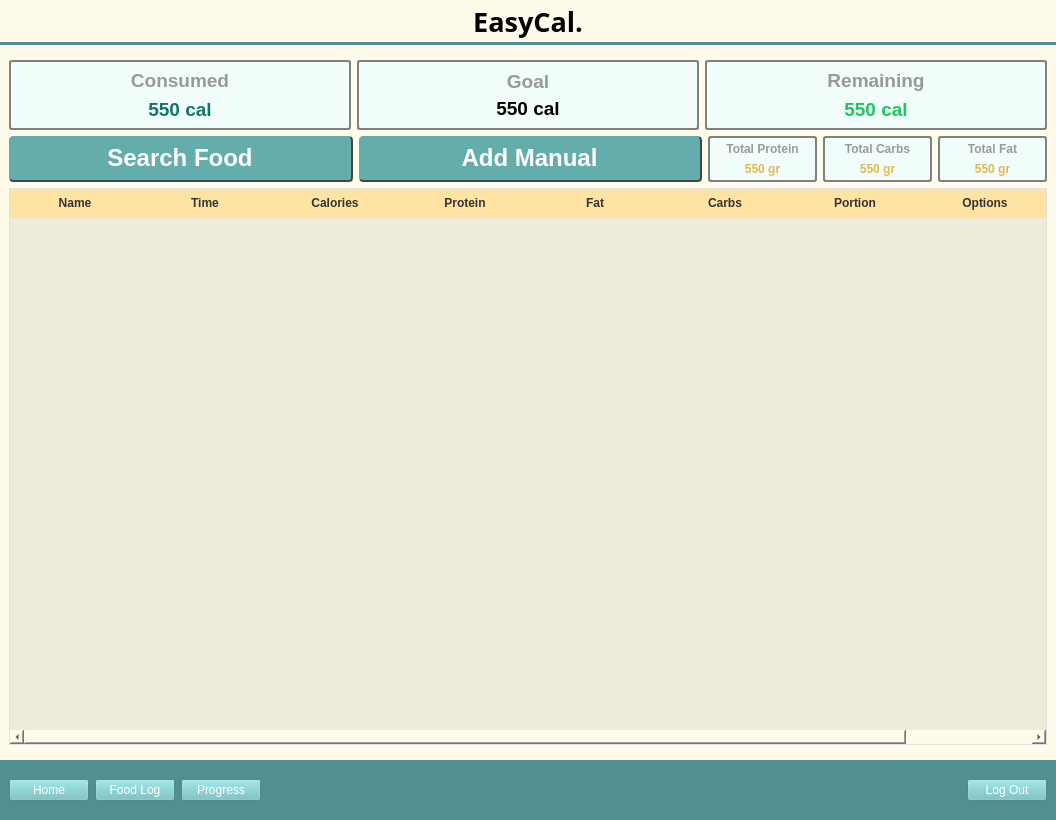
<?xml version="1.0" encoding="UTF-8"?>
<ui version="4.0">
 <class>MainWindow</class>
 <widget class="QMainWindow" name="MainWindow">
  <property name="geometry">
   <rect>
    <x>0</x>
    <y>0</y>
    <width>1056</width>
    <height>820</height>
   </rect>
  </property>
  <property name="windowTitle">
   <string>MainWindow</string>
  </property>
  <property name="styleSheet">
   <string notr="true">background-color: rgb(254,251,234);</string>
  </property>
  <widget class="QWidget" name="centralwidget">
   <layout class="QVBoxLayout" name="verticalLayout">
    <property name="leftMargin">
     <number>0</number>
    </property>
    <property name="topMargin">
     <number>0</number>
    </property>
    <property name="rightMargin">
     <number>0</number>
    </property>
    <property name="bottomMargin">
     <number>0</number>
    </property>
    <item>
     <widget class="QWidget" name="header" native="true">
      <property name="minimumSize">
       <size>
        <width>0</width>
        <height>45</height>
       </size>
      </property>
      <property name="maximumSize">
       <size>
        <width>16777215</width>
        <height>45</height>
       </size>
      </property>
      <property name="styleSheet">
       <string notr="true"/>
      </property>
      <layout class="QVBoxLayout" name="verticalLayout_2">
       <property name="spacing">
        <number>0</number>
       </property>
       <property name="leftMargin">
        <number>0</number>
       </property>
       <property name="topMargin">
        <number>0</number>
       </property>
       <property name="rightMargin">
        <number>0</number>
       </property>
       <property name="bottomMargin">
        <number>0</number>
       </property>
       <item>
        <widget class="QLabel" name="title">
         <property name="sizePolicy">
          <sizepolicy hsizetype="Preferred" vsizetype="Preferred">
           <horstretch>0</horstretch>
           <verstretch>0</verstretch>
          </sizepolicy>
         </property>
         <property name="font">
          <font>
           <family>Sitka Banner</family>
           <pointsize>20</pointsize>
           <weight>75</weight>
           <bold>true</bold>
          </font>
         </property>
         <property name="text">
          <string>EasyCal.</string>
         </property>
         <property name="alignment">
          <set>Qt::AlignCenter</set>
         </property>
        </widget>
       </item>
       <item>
        <widget class="Line" name="line">
         <property name="styleSheet">
          <string notr="true">background-color: rgb(82, 143, 145);</string>
         </property>
         <property name="lineWidth">
          <number>0</number>
         </property>
         <property name="orientation">
          <enum>Qt::Horizontal</enum>
         </property>
        </widget>
       </item>
      </layout>
     </widget>
    </item>
    <item>
     <widget class="QWidget" name="main_body" native="true">
      <property name="sizePolicy">
       <sizepolicy hsizetype="Preferred" vsizetype="Expanding">
        <horstretch>0</horstretch>
        <verstretch>0</verstretch>
       </sizepolicy>
      </property>
      <property name="styleSheet">
       <string notr="true"/>
      </property>
      <layout class="QVBoxLayout" name="verticalLayout_9">
       <item>
        <widget class="QWidget" name="calorieboxs" native="true">
         <layout class="QHBoxLayout" name="horizontalLayout">
          <property name="leftMargin">
           <number>0</number>
          </property>
          <property name="topMargin">
           <number>0</number>
          </property>
          <property name="rightMargin">
           <number>0</number>
          </property>
          <property name="bottomMargin">
           <number>0</number>
          </property>
          <item>
           <widget class="QWidget" name="consumbedbox" native="true">
            <property name="minimumSize">
             <size>
              <width>220</width>
              <height>0</height>
             </size>
            </property>
            <property name="styleSheet">
             <string notr="true">QWidget {
	border: 2px solid grey;
	background-color: #F0FDFA;
	border-radius: 3px;
}

Qlabel {
	border: none; 
	background-color: rgb(255, 255, 255);
}</string>
            </property>
            <layout class="QVBoxLayout" name="verticalLayout_3">
             <item>
              <widget class="QLabel" name="consumed">
               <property name="font">
                <font>
                 <family>MS Shell Dlg 2</family>
                 <pointsize>14</pointsize>
                 <weight>75</weight>
                 <bold>true</bold>
                 <kerning>true</kerning>
                </font>
               </property>
               <property name="styleSheet">
                <string notr="true">color: rgb(153, 153, 153);
border: none;</string>
               </property>
               <property name="text">
                <string>Consumed</string>
               </property>
               <property name="alignment">
                <set>Qt::AlignCenter</set>
               </property>
              </widget>
             </item>
             <item>
              <widget class="QLabel" name="calorie_2">
               <property name="minimumSize">
                <size>
                 <width>120</width>
                 <height>0</height>
                </size>
               </property>
               <property name="font">
                <font>
                 <pointsize>14</pointsize>
                 <weight>75</weight>
                 <bold>true</bold>
                </font>
               </property>
               <property name="styleSheet">
                <string notr="true">color: #0F766E;
border: none;</string>
               </property>
               <property name="text">
                <string>550 cal</string>
               </property>
               <property name="alignment">
                <set>Qt::AlignCenter</set>
               </property>
              </widget>
             </item>
            </layout>
           </widget>
          </item>
          <item>
           <widget class="QWidget" name="goalbox" native="true">
            <property name="styleSheet">
             <string notr="true">QWidget {
	border: 2px solid grey;
	background-color: #F0FDFA;
	border-radius: 3px;
}

Qlabel {
	border: none; 
	background-color: rgb(255, 255, 255);
}</string>
            </property>
            <layout class="QVBoxLayout" name="verticalLayout_4">
             <property name="spacing">
              <number>2</number>
             </property>
             <item>
              <widget class="QLabel" name="goal">
               <property name="font">
                <font>
                 <family>MS Shell Dlg 2</family>
                 <pointsize>14</pointsize>
                 <weight>75</weight>
                 <bold>true</bold>
                 <kerning>true</kerning>
                </font>
               </property>
               <property name="styleSheet">
                <string notr="true">color: rgb(153, 153, 153);
border: none;</string>
               </property>
               <property name="text">
                <string>Goal</string>
               </property>
               <property name="alignment">
                <set>Qt::AlignCenter</set>
               </property>
              </widget>
             </item>
             <item>
              <widget class="QLabel" name="calorie_3">
               <property name="minimumSize">
                <size>
                 <width>120</width>
                 <height>0</height>
                </size>
               </property>
               <property name="font">
                <font>
                 <pointsize>14</pointsize>
                 <weight>75</weight>
                 <bold>true</bold>
                </font>
               </property>
               <property name="styleSheet">
                <string notr="true">color: black;
border: none;</string>
               </property>
               <property name="text">
                <string>550 cal</string>
               </property>
               <property name="alignment">
                <set>Qt::AlignCenter</set>
               </property>
              </widget>
             </item>
            </layout>
           </widget>
          </item>
          <item>
           <widget class="QWidget" name="remainingbox" native="true">
            <property name="styleSheet">
             <string notr="true">QWidget {
	border: 2px solid grey;
	background-color: #F0FDFA;
	border-radius: 3px;
}

Qlabel {
	border: none; 
	background-color: rgb(255, 255, 255);
}</string>
            </property>
            <layout class="QVBoxLayout" name="verticalLayout_5">
             <item>
              <widget class="QLabel" name="remaining">
               <property name="font">
                <font>
                 <family>MS Shell Dlg 2</family>
                 <pointsize>14</pointsize>
                 <weight>75</weight>
                 <bold>true</bold>
                 <kerning>true</kerning>
                </font>
               </property>
               <property name="styleSheet">
                <string notr="true">color: rgb(153, 153, 153);
border: none;</string>
               </property>
               <property name="text">
                <string>Remaining</string>
               </property>
               <property name="alignment">
                <set>Qt::AlignCenter</set>
               </property>
              </widget>
             </item>
             <item>
              <widget class="QLabel" name="calorie">
               <property name="minimumSize">
                <size>
                 <width>120</width>
                 <height>0</height>
                </size>
               </property>
               <property name="font">
                <font>
                 <pointsize>14</pointsize>
                 <weight>75</weight>
                 <bold>true</bold>
                </font>
               </property>
               <property name="styleSheet">
                <string notr="true">color: #22C55E;
border: none;</string>
               </property>
               <property name="text">
                <string>550 cal</string>
               </property>
               <property name="alignment">
                <set>Qt::AlignCenter</set>
               </property>
              </widget>
             </item>
            </layout>
           </widget>
          </item>
         </layout>
        </widget>
       </item>
       <item>
        <widget class="QWidget" name="widget" native="true">
         <layout class="QHBoxLayout" name="horizontalLayout_2">
          <property name="leftMargin">
           <number>0</number>
          </property>
          <property name="topMargin">
           <number>0</number>
          </property>
          <property name="rightMargin">
           <number>0</number>
          </property>
          <property name="bottomMargin">
           <number>0</number>
          </property>
          <item>
           <widget class="QPushButton" name="searchfood">
            <property name="font">
             <font>
              <pointsize>18</pointsize>
              <weight>75</weight>
              <bold>true</bold>
             </font>
            </property>
            <property name="cursor">
             <cursorShape>PointingHandCursor</cursorShape>
            </property>
            <property name="styleSheet">
             <string notr="true">
QPushButton{
	background-color: rgb(100, 173, 173);
	border-radius: 4px;
    color: white;
    padding: 8px 12px;
    font-weight: bold;
    border-bottom: 2px solid #444;
    border-right: 2px solid #444;
}

QPushButton:hover {
    background-color: rgb(82, 143, 145);
}

QPushButton:pressed {
    background-color: rgb(80, 135, 135); 
    border-bottom: 1px solid #508080;
    border-right: 1px solid #508080;
}</string>
            </property>
            <property name="text">
             <string>Search Food</string>
            </property>
            <property name="icon">
             <iconset resource="rsc.qrc">
              <normaloff>:/Asset/Asset/search-icon-png-9978.png</normaloff>:/Asset/Asset/search-icon-png-9978.png</iconset>
            </property>
            <property name="iconSize">
             <size>
              <width>50</width>
              <height>50</height>
             </size>
            </property>
           </widget>
          </item>
          <item>
           <widget class="QPushButton" name="addmanual">
            <property name="font">
             <font>
              <pointsize>18</pointsize>
              <weight>75</weight>
              <bold>true</bold>
             </font>
            </property>
            <property name="cursor">
             <cursorShape>PointingHandCursor</cursorShape>
            </property>
            <property name="styleSheet">
             <string notr="true">
QPushButton{
	background-color: rgb(100, 173, 173);
	border-radius: 4px;
    color: white;
    padding: 8px 12px;
    font-weight: bold;
    border-bottom: 2px solid #444;
    border-right: 2px solid #444;
}

QPushButton:hover {
    background-color: rgb(82, 143, 145);
}

QPushButton:pressed {
    background-color: rgb(80, 135, 135); 
    border-bottom: 1px solid #508080;
    border-right: 1px solid #508080;
}</string>
            </property>
            <property name="text">
             <string>Add Manual</string>
            </property>
            <property name="icon">
             <iconset resource="rsc.qrc">
              <normaloff>:/Asset/Asset/plus-icon-13062.png</normaloff>:/Asset/Asset/plus-icon-13062.png</iconset>
            </property>
            <property name="iconSize">
             <size>
              <width>50</width>
              <height>50</height>
             </size>
            </property>
           </widget>
          </item>
          <item>
           <widget class="QWidget" name="protein" native="true">
            <property name="sizePolicy">
             <sizepolicy hsizetype="Preferred" vsizetype="Preferred">
              <horstretch>0</horstretch>
              <verstretch>0</verstretch>
             </sizepolicy>
            </property>
            <property name="maximumSize">
             <size>
              <width>109</width>
              <height>60</height>
             </size>
            </property>
            <property name="font">
             <font>
              <pointsize>9</pointsize>
             </font>
            </property>
            <property name="styleSheet">
             <string notr="true">QWidget {
	border: 2px solid grey;
	background-color: #F0FDFA;
	border-radius: 3px;
}

Qlabel {
	border: none; 
	background-color: none;
}</string>
            </property>
            <layout class="QVBoxLayout" name="verticalLayout_6">
             <property name="spacing">
              <number>0</number>
             </property>
             <property name="leftMargin">
              <number>3</number>
             </property>
             <property name="topMargin">
              <number>3</number>
             </property>
             <property name="rightMargin">
              <number>3</number>
             </property>
             <property name="bottomMargin">
              <number>3</number>
             </property>
             <item>
              <widget class="QLabel" name="totalprotein">
               <property name="font">
                <font>
                 <family>MS Shell Dlg 2</family>
                 <pointsize>9</pointsize>
                 <weight>75</weight>
                 <bold>true</bold>
                 <kerning>true</kerning>
                </font>
               </property>
               <property name="styleSheet">
                <string notr="true">color: rgb(153, 153, 153);
border: none;</string>
               </property>
               <property name="text">
                <string>Total Protein</string>
               </property>
               <property name="alignment">
                <set>Qt::AlignCenter</set>
               </property>
              </widget>
             </item>
             <item>
              <widget class="QLabel" name="proteingram">
               <property name="sizePolicy">
                <sizepolicy hsizetype="Ignored" vsizetype="Preferred">
                 <horstretch>0</horstretch>
                 <verstretch>0</verstretch>
                </sizepolicy>
               </property>
               <property name="minimumSize">
                <size>
                 <width>0</width>
                 <height>0</height>
                </size>
               </property>
               <property name="font">
                <font>
                 <pointsize>9</pointsize>
                 <weight>75</weight>
                 <bold>true</bold>
                </font>
               </property>
               <property name="styleSheet">
                <string notr="true">color: rgb(224, 185, 86);
border: none;</string>
               </property>
               <property name="text">
                <string>550 gr</string>
               </property>
               <property name="alignment">
                <set>Qt::AlignCenter</set>
               </property>
              </widget>
             </item>
            </layout>
           </widget>
          </item>
          <item>
           <widget class="QWidget" name="carbs" native="true">
            <property name="maximumSize">
             <size>
              <width>109</width>
              <height>60</height>
             </size>
            </property>
            <property name="styleSheet">
             <string notr="true">QWidget {
	border: 2px solid grey;
	background-color: #F0FDFA;
	border-radius: 3px;
}

Qlabel {
	border: none; 
	background-color: rgb(255, 255, 255);
}</string>
            </property>
            <layout class="QVBoxLayout" name="verticalLayout_7">
             <property name="spacing">
              <number>0</number>
             </property>
             <property name="leftMargin">
              <number>3</number>
             </property>
             <property name="topMargin">
              <number>3</number>
             </property>
             <property name="rightMargin">
              <number>3</number>
             </property>
             <property name="bottomMargin">
              <number>3</number>
             </property>
             <item>
              <widget class="QLabel" name="totalcarbs">
               <property name="font">
                <font>
                 <family>MS Shell Dlg 2</family>
                 <pointsize>9</pointsize>
                 <weight>75</weight>
                 <bold>true</bold>
                 <kerning>true</kerning>
                </font>
               </property>
               <property name="styleSheet">
                <string notr="true">color: rgb(153, 153, 153);
border: none;</string>
               </property>
               <property name="text">
                <string>Total Carbs</string>
               </property>
               <property name="alignment">
                <set>Qt::AlignCenter</set>
               </property>
              </widget>
             </item>
             <item>
              <widget class="QLabel" name="carbsgram">
               <property name="minimumSize">
                <size>
                 <width>0</width>
                 <height>0</height>
                </size>
               </property>
               <property name="font">
                <font>
                 <pointsize>9</pointsize>
                 <weight>75</weight>
                 <bold>true</bold>
                </font>
               </property>
               <property name="styleSheet">
                <string notr="true">color: rgb(224, 185, 86);
border: none;</string>
               </property>
               <property name="text">
                <string>550 gr</string>
               </property>
               <property name="alignment">
                <set>Qt::AlignCenter</set>
               </property>
              </widget>
             </item>
            </layout>
           </widget>
          </item>
          <item>
           <widget class="QWidget" name="fat" native="true">
            <property name="maximumSize">
             <size>
              <width>109</width>
              <height>60</height>
             </size>
            </property>
            <property name="styleSheet">
             <string notr="true">QWidget {
	border: 2px solid grey;
	background-color: #F0FDFA;
	border-radius: 3px;
}

Qlabel {
	border: none; 
	background-color: rgb(255, 255, 255);
}</string>
            </property>
            <layout class="QVBoxLayout" name="verticalLayout_8">
             <property name="spacing">
              <number>0</number>
             </property>
             <property name="leftMargin">
              <number>3</number>
             </property>
             <property name="topMargin">
              <number>3</number>
             </property>
             <property name="rightMargin">
              <number>3</number>
             </property>
             <property name="bottomMargin">
              <number>3</number>
             </property>
             <item>
              <widget class="QLabel" name="totalfat">
               <property name="font">
                <font>
                 <family>MS Shell Dlg 2</family>
                 <pointsize>9</pointsize>
                 <weight>75</weight>
                 <bold>true</bold>
                 <kerning>true</kerning>
                </font>
               </property>
               <property name="styleSheet">
                <string notr="true">color: rgb(153, 153, 153);
border: none;</string>
               </property>
               <property name="text">
                <string>Total Fat</string>
               </property>
               <property name="alignment">
                <set>Qt::AlignCenter</set>
               </property>
              </widget>
             </item>
             <item>
              <widget class="QLabel" name="fatgram">
               <property name="minimumSize">
                <size>
                 <width>0</width>
                 <height>0</height>
                </size>
               </property>
               <property name="font">
                <font>
                 <pointsize>9</pointsize>
                 <weight>75</weight>
                 <bold>true</bold>
                </font>
               </property>
               <property name="styleSheet">
                <string notr="true">color: rgb(224, 185, 86);
border: none;</string>
               </property>
               <property name="text">
                <string>550 gr</string>
               </property>
               <property name="alignment">
                <set>Qt::AlignCenter</set>
               </property>
              </widget>
             </item>
            </layout>
           </widget>
          </item>
         </layout>
        </widget>
       </item>
       <item>
        <widget class="QTableWidget" name="table">
         <property name="sizePolicy">
          <sizepolicy hsizetype="Expanding" vsizetype="Expanding">
           <horstretch>0</horstretch>
           <verstretch>0</verstretch>
          </sizepolicy>
         </property>
         <property name="styleSheet">
          <string notr="true">QTableWidget {
	background-color: rgb(238, 235, 219);
    border: 1px solid #e0e0e0; 
    gridline-color: #f0f0f0; 
    font-size: 10pt;
    selection-background-color: #cfe8fc;
    selection-color: #000000;
}

QHeaderView::section {
	background-color: rgb(255, 227, 162);
    color: #333333;
    padding: 5px;
    border: none;
    border-bottom: 1px solid #e0e0e0;
    border-right: 1px solid #e0e0e0;
    font-weight: bold;
}

QTableWidget::item {
    padding-left: 5px;
    padding-right: 5px;
    border: none;
    border-bottom: 1px solid #f0f0f0;
}

QHeaderView::section:horizontal:last-section {
    border-right: none;
}</string>
         </property>
         <attribute name="horizontalHeaderDefaultSectionSize">
          <number>130</number>
         </attribute>
         <column>
          <property name="text">
           <string>Name</string>
          </property>
         </column>
         <column>
          <property name="text">
           <string>Time</string>
          </property>
         </column>
         <column>
          <property name="text">
           <string>Calories</string>
          </property>
         </column>
         <column>
          <property name="text">
           <string>Protein</string>
          </property>
         </column>
         <column>
          <property name="text">
           <string>Fat</string>
          </property>
         </column>
         <column>
          <property name="text">
           <string>Carbs</string>
          </property>
         </column>
         <column>
          <property name="text">
           <string>Portion</string>
          </property>
         </column>
         <column>
          <property name="text">
           <string>Options</string>
          </property>
         </column>
        </widget>
       </item>
      </layout>
     </widget>
    </item>
    <item>
     <widget class="QWidget" name="menu_bar" native="true">
      <property name="minimumSize">
       <size>
        <width>0</width>
        <height>60</height>
       </size>
      </property>
      <property name="maximumSize">
       <size>
        <width>16777215</width>
        <height>60</height>
       </size>
      </property>
      <property name="styleSheet">
       <string notr="true">background-color: rgb(82, 143, 145);</string>
      </property>
      <layout class="QHBoxLayout" name="horizontalLayout_3">
       <item>
        <widget class="QPushButton" name="home">
         <property name="cursor">
          <cursorShape>PointingHandCursor</cursorShape>
         </property>
         <property name="styleSheet">
          <string notr="true">QPushButton {
	background-color: rgb(111, 192, 195);
    color: white;
}
QPushButton:hover {
	background-color: rgb(100, 173, 173);
}</string>
         </property>
         <property name="text">
          <string>Home</string>
         </property>
         <property name="icon">
          <iconset resource="rsc.qrc">
           <normaloff>:/Asset/Asset/white/Vector.png</normaloff>:/Asset/Asset/white/Vector.png</iconset>
         </property>
         <property name="iconSize">
          <size>
           <width>14</width>
           <height>14</height>
          </size>
         </property>
         <property name="checkable">
          <bool>false</bool>
         </property>
        </widget>
       </item>
       <item>
        <widget class="QPushButton" name="foodlog">
         <property name="cursor">
          <cursorShape>PointingHandCursor</cursorShape>
         </property>
         <property name="styleSheet">
          <string notr="true">QPushButton {
	background-color: rgb(111, 192, 195);
    color: white;
}
QPushButton:hover {
	background-color: rgb(100, 173, 173);
}</string>
         </property>
         <property name="text">
          <string>Food Log</string>
         </property>
         <property name="icon">
          <iconset resource="rsc.qrc">
           <normaloff>:/Asset/Asset/white/Vector-1.png</normaloff>:/Asset/Asset/white/Vector-1.png</iconset>
         </property>
         <property name="iconSize">
          <size>
           <width>14</width>
           <height>14</height>
          </size>
         </property>
        </widget>
       </item>
       <item>
        <widget class="QPushButton" name="progress">
         <property name="cursor">
          <cursorShape>PointingHandCursor</cursorShape>
         </property>
         <property name="styleSheet">
          <string notr="true">QPushButton {
	background-color: rgb(111, 192, 195);
    color: white;
}
QPushButton:hover {
	background-color: rgb(100, 173, 173);
}</string>
         </property>
         <property name="text">
          <string>Progress</string>
         </property>
         <property name="icon">
          <iconset resource="rsc.qrc">
           <normaloff>:/Asset/Asset/white/Vector-2.png</normaloff>:/Asset/Asset/white/Vector-2.png</iconset>
         </property>
         <property name="iconSize">
          <size>
           <width>14</width>
           <height>14</height>
          </size>
         </property>
        </widget>
       </item>
       <item>
        <spacer name="horizontalSpacer">
         <property name="orientation">
          <enum>Qt::Horizontal</enum>
         </property>
         <property name="sizeHint" stdset="0">
          <size>
           <width>398</width>
           <height>20</height>
          </size>
         </property>
        </spacer>
       </item>
       <item>
        <widget class="QPushButton" name="logout">
         <property name="cursor">
          <cursorShape>PointingHandCursor</cursorShape>
         </property>
         <property name="styleSheet">
          <string notr="true">QPushButton {
	background-color: rgb(111, 192, 195);
    color: white;
}
QPushButton:hover {
	background-color: rgb(100, 173, 173);
}</string>
         </property>
         <property name="text">
          <string>Log Out</string>
         </property>
        </widget>
       </item>
      </layout>
     </widget>
    </item>
   </layout>
  </widget>
 </widget>
 <resources>
  <include location="rsc.qrc"/>
 </resources>
 <connections/>
</ui>
